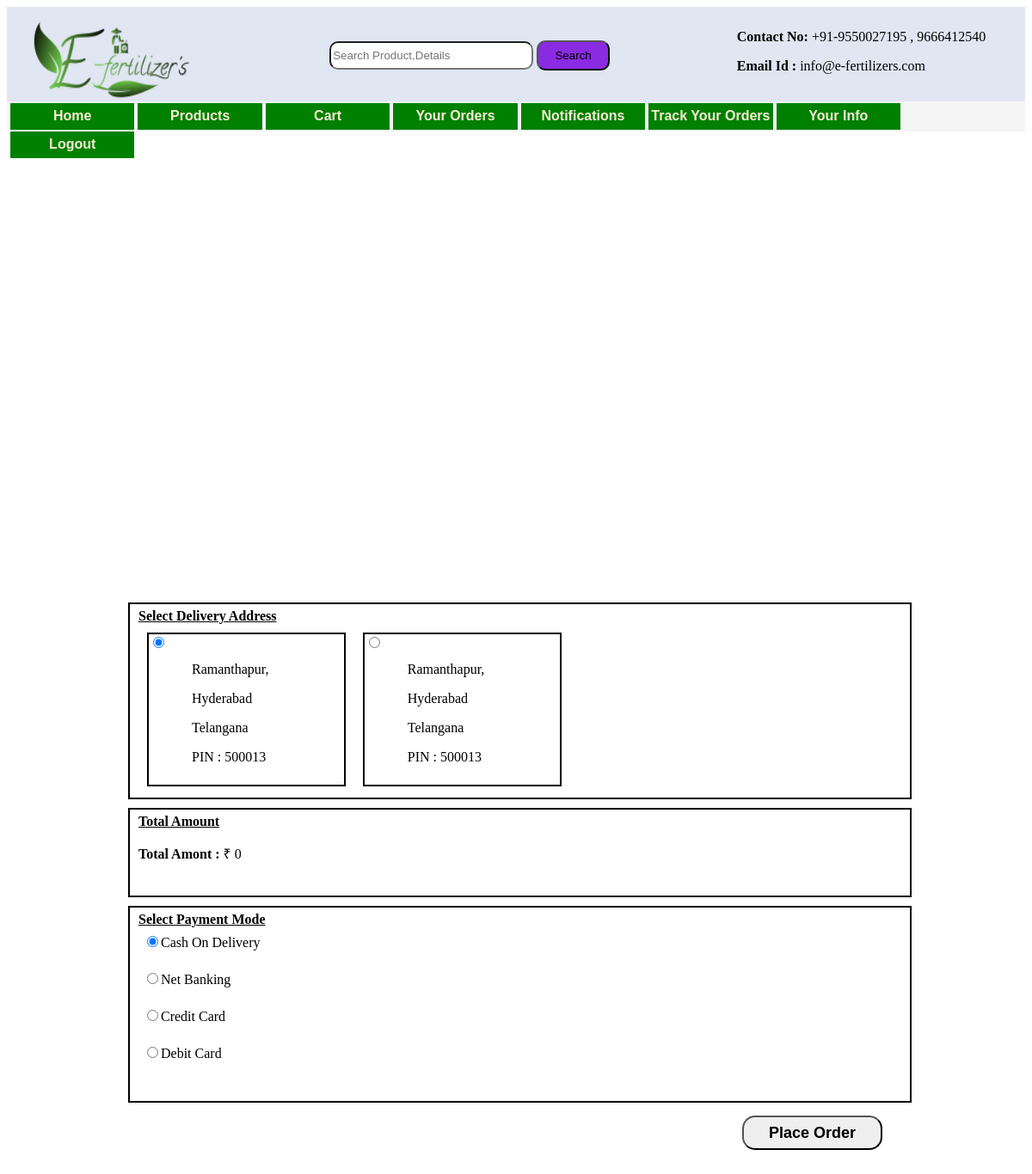
Before: /check with the older database file.
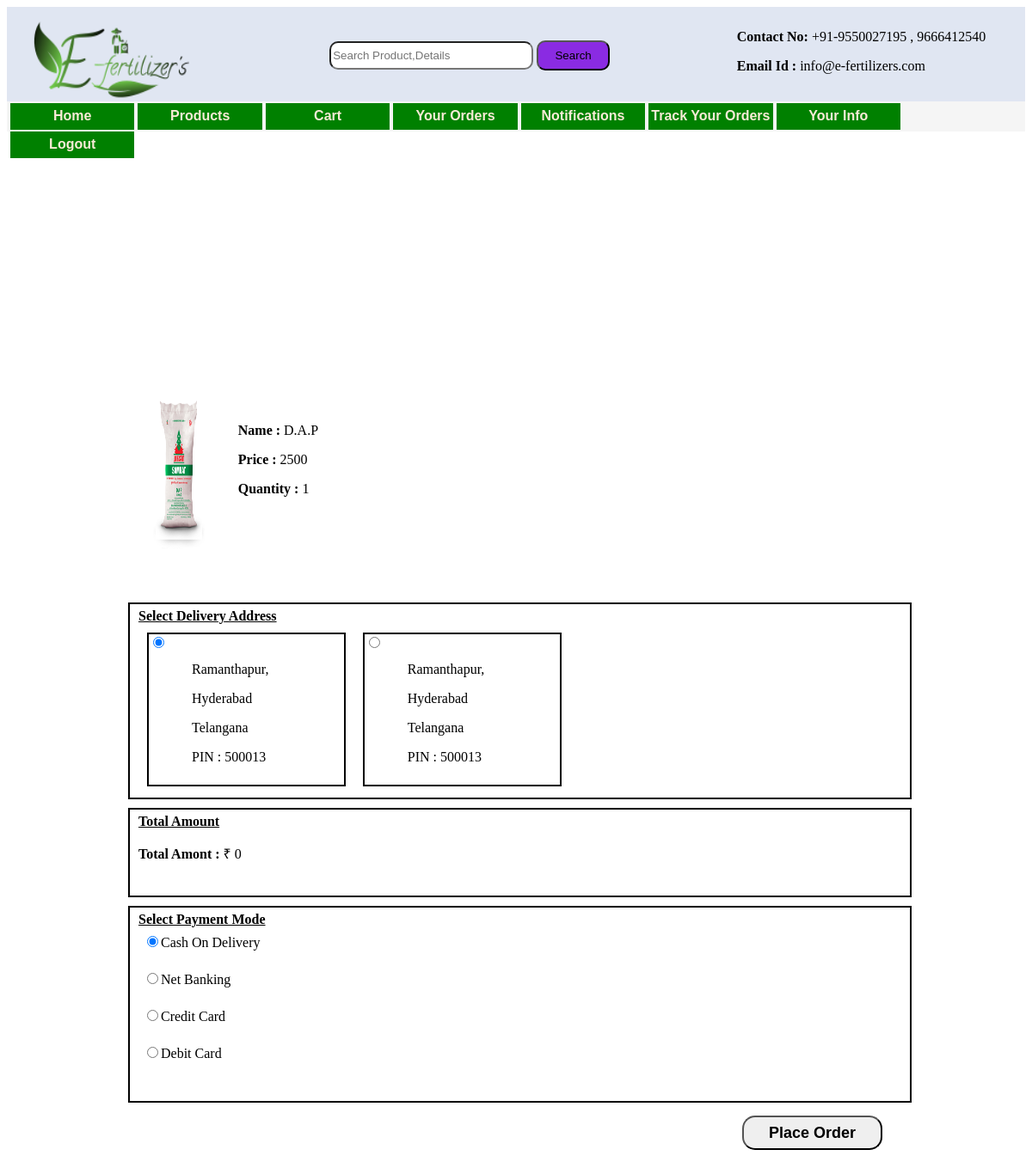
After: the same page with the newer database file.
### Farmer/models.py (models this page shows)
class Cart(models.Model):
    Customer_Email = models.EmailField()
    Seller_Email = models.EmailField()
    Pro_Id = models.IntegerField(default=0)
    Name = models.CharField(max_length=20)
    Price = models.IntegerField()
    Image = models.ImageField(upload_to='cart')
    Quantity = models.IntegerField()
    Weight = models.IntegerField(default=0)
    Weight1 = models.CharField(max_length=20)
    Sub_Total = models.IntegerField()
    created = models.DateTimeField(auto_now_add=True,auto_now=False)
    updated = models.DateTimeField(auto_now_add=False,auto_now=True)

### Farmer/views.py (the view)
# urls.py: path("check",views.CheckOut,name="check"),
def CheckOut(request):
    Total = 0
    if request.method == "POST":
        Total = request.POST["Total"]
    res = Cart.objects.all()
    return render(request,"Farmer/Checkout.html",{"car":res,"t":Total})

### Templates/Farmer/Checkout.html (shortened to what this page needs)
{% extends 'Farmer_Base.html' %}
{% block Farmer %}
{% load static %}
<div class="check1">
    <form action="forders" method="POST">
        <div class="check2">
            <div class="check21">
                {% for i in car %}
                    <div class="check3">
                        <div class="check4">
                            <img src="{{i.Image.url}}">
                        </div>
                        <div class="check5">
                            <p><b>Name : </b>{{i.Name}}</p>
                            <p><b>Price : </b>{{i.Sub_Total}}</p>
                            <p><b>Quantity : </b>{{i.Quantity}}</p>
                        </div>
                    </div>
                {% endfor %}
            </div>
            <div class="check6">
                <u><b>Select Delivery Address</b></u>
                <div class="check61">
                    <input type="radio" value="Address" checked name="Address">
                    <p>Ramanthapur,</p>
                    <p>Hyderabad</p>
                    <p>Telangana</p>
                    <p>PIN : 500013</p>
                </div>
                <div class="check61">
                    <input type="radio" value="Address" name="Address">
                    <p>Ramanthapur,</p>
                    <p>Hyderabad</p>
                    <p>Telangana</p>
                    <p>PIN : 500013</p>
                </div>
            </div>
            <div class="check9">
                <u><b>Total Amount</b></u>
                <p><b>Total Amont : </b>&#8377 {{t}}</p>
            </div>
            <div class="check7">
                <u><b>Select Payment Mode</b></u>
                <p><input type="radio" value="Cash On Delivery" checked name="Payment">Cash On Delivery</p>
                <p><input type="radio" value="Net Banking" name="Payment">Net Banking</p>
                <p><input type="radio" value="Credit Card" name="Payment">Credit Card</p>
                <p><input type="radio" value="Debit Card" name="Payment">Debit Card</p>
            </div>
            <div class="check8">
                <button type="submit">Place Order</button>
            </div>
        </div>
    </form>
</div>
{% endblock %}

Changed rows visible on the page:
added Cart: Image (picture), Name "D.A.P", Sub_Total "2500", Quantity "1"
